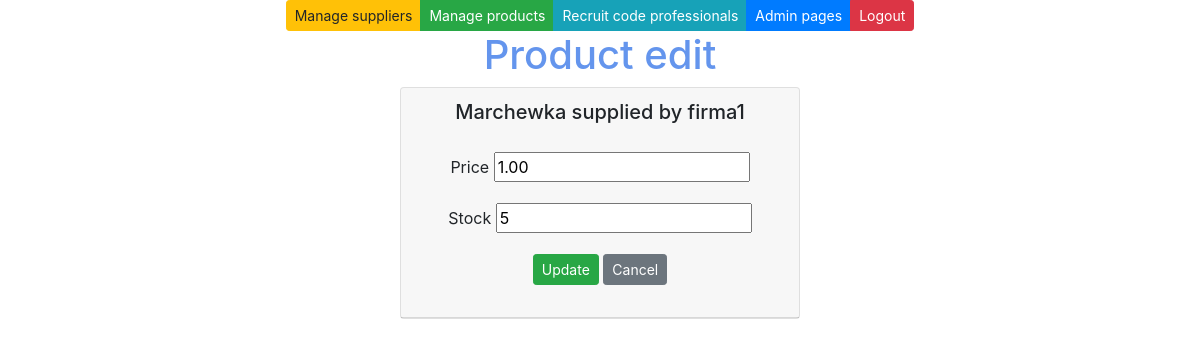
The app's page /edit-product-get/1/ (signed in) with its own data.
### app/models.py (models this page shows, shortened)
class Product(models.Model):
    productname = models.CharField(max_length = 20, default = "laku")
    packagesize = models.CharField(max_length = 20, default = 3)
    unitprice = models.DecimalField(max_digits=8, decimal_places=2, default=1.00)
    unitsinstock = models.IntegerField(default = 3)
    supplier = models.ForeignKey(Supplier, on_delete=models.CASCADE)

class Supplier(models.Model):
    companyname = models.CharField(max_length = 50, default="firma")
    contactname = models.CharField(max_length = 50, default="firma")
    address = models.CharField(max_length = 100, default="firma")
    phone = models.CharField(max_length = 20, default="firma")
    email = models.CharField(max_length = 50, default="firma")
    country = models.CharField(max_length = 50, default="firma")

### app/views.py (the view)
# urls.py: path('edit-product-get/<int:id>/', edit_product_get),
def edit_product_get(request, id):
    if not request.user.is_authenticated:
        return render(request, 'loginpage.html')
    else:
        product = Product.objects.get(id = id)
        context = {'product': product}
        return render (request, "edit_product.html", context)

### app/templates/edit_product.html (shortened to what this page needs)
{% extends 'index.html' %}
{% block content %}
<h1>Product edit</h1>
<div class="card" style="width: 25rem;">
    <div class="card-header">
        <h5>{{product.productname}} supplied by {{product.supplier.companyname}}</h5>
        <div class="card-body">
            <form method="post" action="/edit-product-post/{{product.id}}/">
                <div class="form-group">
                    <label>Price</label>
                    <input type="number" step=".01" name="unitprice" value="{{product.unitprice}}">
                </div>
                <div class="form-group">
                    <label>Stock</label>
                    <input type="number" name="unitsinstock" value="{{product.unitsinstock}}">
                </div>
                <input type="submit" value="Update" class="btn btn-success btn-sm">
                <input type="button" onclick="window.location.href='/products'"
                    id="hide-btn" class="btn btn-secondary btn-sm" value="Cancel">
            </form>
        </div>
    </div>
</div>
{% endblock %}

### app/static/style.css (style rules this page uses)
h1 { color: cornflowerblue; }

### records on screen
Product: productname "Marchewka", supplier.companyname "firma1", unitprice "1.00", unitsinstock "5"
